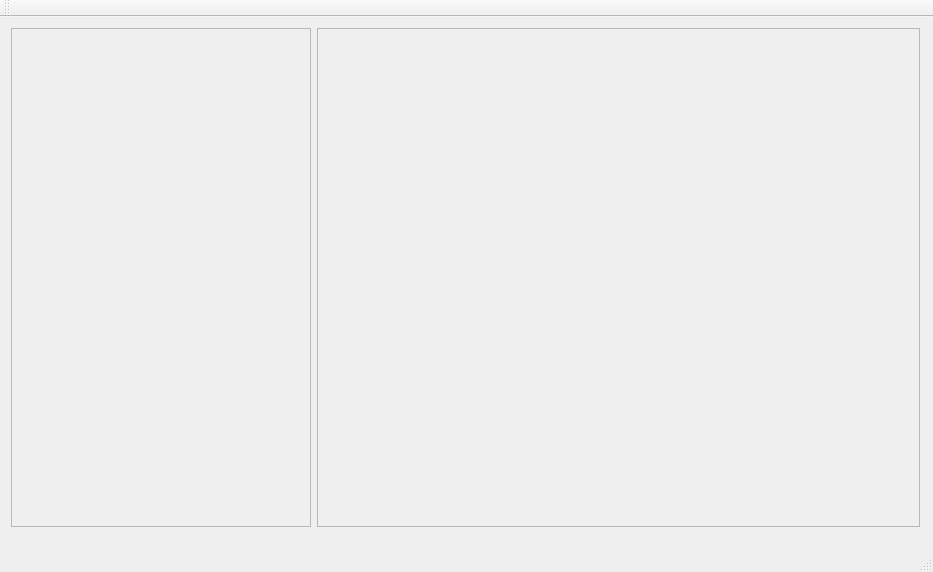
<?xml version="1.0" encoding="UTF-8"?>
<ui version="4.0">
 <class>BucMain</class>
 <widget class="QMainWindow" name="BucMain">
  <property name="geometry">
   <rect>
    <x>0</x>
    <y>0</y>
    <width>933</width>
    <height>572</height>
   </rect>
  </property>
  <property name="windowTitle">
   <string>BucMain</string>
  </property>
  <widget class="QWidget" name="centralWidget">
   <widget class="QWidget" name="horizontalLayoutWidget">
    <property name="geometry">
     <rect>
      <x>0</x>
      <y>0</y>
      <width>931</width>
      <height>521</height>
     </rect>
    </property>
    <layout class="QHBoxLayout" name="mainBlock">
     <item>
      <widget class="QFrame" name="frame">
       <property name="maximumSize">
        <size>
         <width>300</width>
         <height>16777215</height>
        </size>
       </property>
       <property name="frameShape">
        <enum>QFrame::StyledPanel</enum>
       </property>
       <property name="frameShadow">
        <enum>QFrame::Raised</enum>
       </property>
       <widget class="QWidget" name="verticalLayoutWidget_2">
        <property name="geometry">
         <rect>
          <x>10</x>
          <y>10</y>
          <width>281</width>
          <height>501</height>
         </rect>
        </property>
        <layout class="QVBoxLayout" name="verticalMainlines"/>
       </widget>
      </widget>
     </item>
     <item>
      <layout class="QVBoxLayout" name="verticalRack">
       <item>
        <widget class="QFrame" name="frame_2">
         <property name="frameShape">
          <enum>QFrame::StyledPanel</enum>
         </property>
         <property name="frameShadow">
          <enum>QFrame::Raised</enum>
         </property>
        </widget>
       </item>
      </layout>
     </item>
    </layout>
   </widget>
  </widget>
  <widget class="QMenuBar" name="menuBar">
   <property name="geometry">
    <rect>
     <x>0</x>
     <y>0</y>
     <width>933</width>
     <height>20</height>
    </rect>
   </property>
  </widget>
  <widget class="QToolBar" name="mainToolBar">
   <attribute name="toolBarArea">
    <enum>TopToolBarArea</enum>
   </attribute>
   <attribute name="toolBarBreak">
    <bool>false</bool>
   </attribute>
  </widget>
  <widget class="QStatusBar" name="statusBar"/>
 </widget>
 <layoutdefault spacing="6" margin="11"/>
 <resources/>
 <connections/>
</ui>
